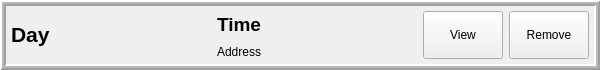
<?xml version="1.0" encoding="UTF-8"?>
<ui version="4.0">
 <class>LessonEntryClass</class>
 <widget class="QWidget" name="LessonEntryClass">
  <property name="geometry">
   <rect>
    <x>0</x>
    <y>0</y>
    <width>600</width>
    <height>70</height>
   </rect>
  </property>
  <property name="minimumSize">
   <size>
    <width>600</width>
    <height>70</height>
   </size>
  </property>
  <property name="windowTitle">
   <string>LessonEntry</string>
  </property>
  <layout class="QGridLayout" name="gridLayout">
   <property name="leftMargin">
    <number>0</number>
   </property>
   <property name="topMargin">
    <number>0</number>
   </property>
   <property name="rightMargin">
    <number>0</number>
   </property>
   <property name="bottomMargin">
    <number>0</number>
   </property>
   <item row="0" column="0">
    <widget class="QFrame" name="frame">
     <property name="enabled">
      <bool>true</bool>
     </property>
     <property name="minimumSize">
      <size>
       <width>0</width>
       <height>0</height>
      </size>
     </property>
     <property name="frameShape">
      <enum>QFrame::Shape::Box</enum>
     </property>
     <property name="frameShadow">
      <enum>QFrame::Shadow::Raised</enum>
     </property>
     <property name="lineWidth">
      <number>2</number>
     </property>
     <property name="midLineWidth">
      <number>2</number>
     </property>
     <layout class="QGridLayout" name="gridLayout_2">
      <property name="leftMargin">
       <number>5</number>
      </property>
      <property name="topMargin">
       <number>5</number>
      </property>
      <property name="rightMargin">
       <number>5</number>
      </property>
      <property name="bottomMargin">
       <number>5</number>
      </property>
      <item row="0" column="4" rowspan="2">
       <widget class="QPushButton" name="remove_button">
        <property name="sizePolicy">
         <sizepolicy hsizetype="Minimum" vsizetype="Minimum">
          <horstretch>0</horstretch>
          <verstretch>0</verstretch>
         </sizepolicy>
        </property>
        <property name="text">
         <string>Remove</string>
        </property>
       </widget>
      </item>
      <item row="0" column="1">
       <widget class="QLabel" name="time">
        <property name="sizePolicy">
         <sizepolicy hsizetype="MinimumExpanding" vsizetype="MinimumExpanding">
          <horstretch>0</horstretch>
          <verstretch>0</verstretch>
         </sizepolicy>
        </property>
        <property name="font">
         <font>
          <pointsize>14</pointsize>
         </font>
        </property>
        <property name="text">
         <string>&lt;html&gt;&lt;head/&gt;&lt;body&gt;&lt;p&gt;&lt;span style=&quot; font-weight:700;&quot;&gt;Time&lt;/span&gt;&lt;/p&gt;&lt;/body&gt;&lt;/html&gt;</string>
        </property>
       </widget>
      </item>
      <item row="0" column="3" rowspan="2">
       <widget class="QPushButton" name="view_button">
        <property name="sizePolicy">
         <sizepolicy hsizetype="Minimum" vsizetype="Minimum">
          <horstretch>0</horstretch>
          <verstretch>0</verstretch>
         </sizepolicy>
        </property>
        <property name="text">
         <string>View</string>
        </property>
       </widget>
      </item>
      <item row="1" column="1">
       <widget class="ClickableLabel" name="address">
        <property name="text">
         <string>Address</string>
        </property>
       </widget>
      </item>
      <item row="0" column="0" rowspan="2">
       <widget class="QLabel" name="day">
        <property name="sizePolicy">
         <sizepolicy hsizetype="MinimumExpanding" vsizetype="MinimumExpanding">
          <horstretch>0</horstretch>
          <verstretch>0</verstretch>
         </sizepolicy>
        </property>
        <property name="font">
         <font>
          <pointsize>18</pointsize>
         </font>
        </property>
        <property name="text">
         <string>&lt;html&gt;&lt;head/&gt;&lt;body&gt;&lt;p&gt;&lt;span style=&quot; font-size:16pt; font-weight:700;&quot;&gt;Day&lt;/span&gt;&lt;/p&gt;&lt;/body&gt;&lt;/html&gt;</string>
        </property>
        <property name="scaledContents">
         <bool>false</bool>
        </property>
       </widget>
      </item>
     </layout>
    </widget>
   </item>
  </layout>
 </widget>
 <layoutdefault spacing="6" margin="11"/>
 <customwidgets>
  <customwidget>
   <class>ClickableLabel</class>
   <extends>QLabel</extends>
   <header location="global">clickablelabel.h</header>
  </customwidget>
 </customwidgets>
 <resources/>
 <connections/>
</ui>
